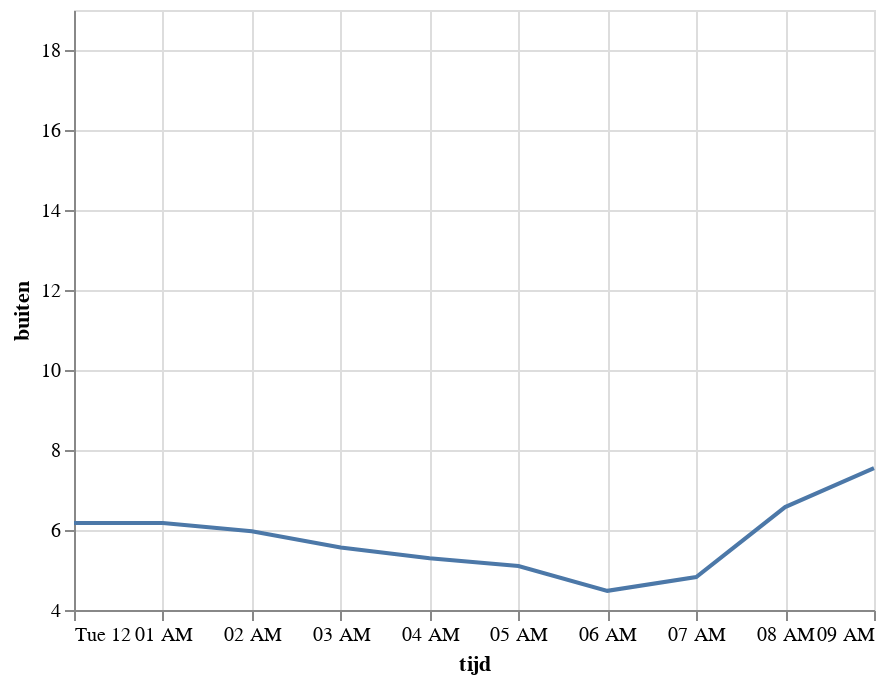

The cell this chart's notebook holds for it:
### Code cell
alt.Chart(buiten).mark_line().encode(
    x=alt.X('tijd'),
    y=alt.Y('buiten', scale=alt.Scale(domain=[min_value, max_value]))
)

### Figure 1 — Vega-Lite specification as saved in the notebook (floating-point values rounded to 4 significant figures)
{"$schema": "https://vega.github.io/schema/vega-lite/v4.17.0.json", "config": {"view": {"continuousHeight": 300, "continuousWidth": 400}}, "data": {"name": "data-260a6f04c0a94e6c255a75d23ad48fd5"}, "datasets": {"data-260a6f04c0a94e6c255a75d23ad48fd5": [{"buiten": 6.175, "tijd": "2022-04-12T00:00:00"}, {"buiten": 6.177, "tijd": "2022-04-12T01:00:00"}, {"buiten": 5.968, "tijd": "2022-04-12T02:00:00"}, {"buiten": 5.562, "tijd": "2022-04-12T03:00:00"}, {"buiten": 5.291, "tijd": "2022-04-12T04:00:00"}, {"buiten": 5.1, "tijd": "2022-04-12T05:00:00"}, {"buiten": 4.479, "tijd": "2022-04-12T06:00:00"}, {"buiten": 4.825, "tijd": "2022-04-12T07:00:00"}, {"buiten": 6.573, "tijd": "2022-04-12T08:00:00"}, {"buiten": 7.546, "tijd": "2022-04-12T09:00:00"}]}, "encoding": {"x": {"field": "tijd", "type": "temporal"}, "y": {"field": "buiten", "scale": {"domain": [4, 19]}, "type": "quantitative"}}, "mark": "line"}
